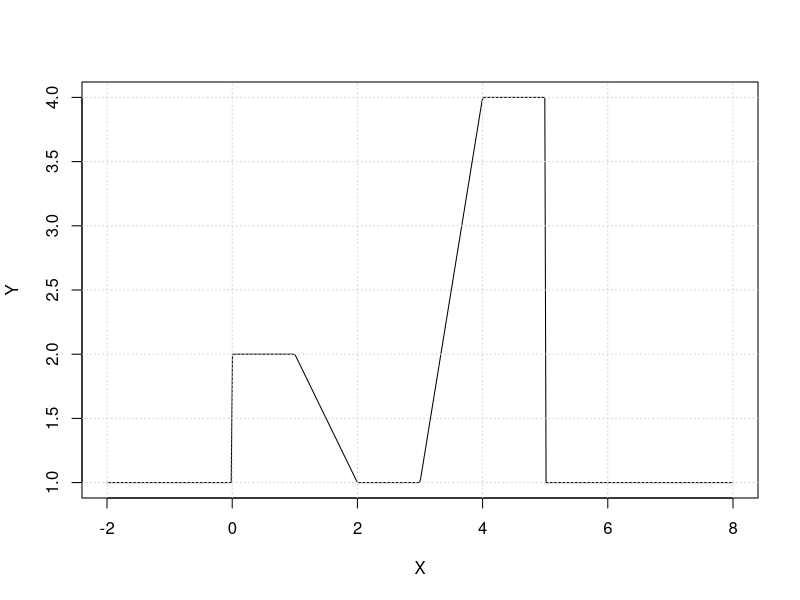

This figure's R source:
#
# Written by:
# -- 
# John L. Weatherwax                2009-04-21
# 
# email: wax@alum.mit.edu
# 
# Please send comments and especially bug reports to the
# above email address.
#
# EPage 314
#
#-----

vt100ClearScreen <- function(...) cat("\033[2J") 
vt100ClearScreen()

X = seq( from=-2, to=+8, length.out=500 )

# Compute some auxilary indicator functions: 
I_1 = ( X >= 0 ) & ( X <= 2 )
I_2 = ( X >= 1 ) & ( X <= 2 )
I_3 = ( X >= 3 ) & ( X <= 4 )
I_4 = ( X >= 4 ) & ( X <= 5 ) 

Y = 1 + ( I_1 - ( X - 1 ) * I_2 ) + 3 * ( ( X - 3 ) * I_3 + I_4 ) 

#postscript("../../WriteUp/Graphics/Chapter7/prob_4_plot.eps", onefile=FALSE, horizontal=FALSE)

plot( X, Y, type='l' )
grid()

#dev.off()






